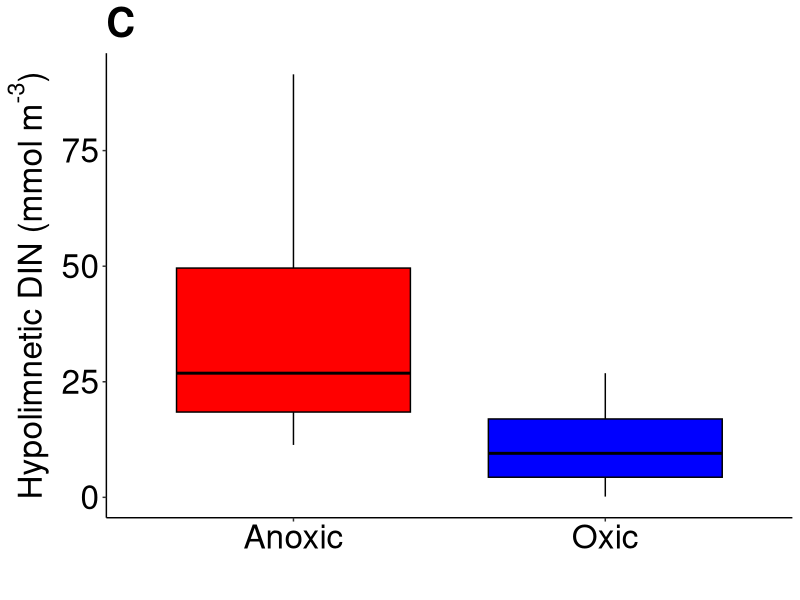
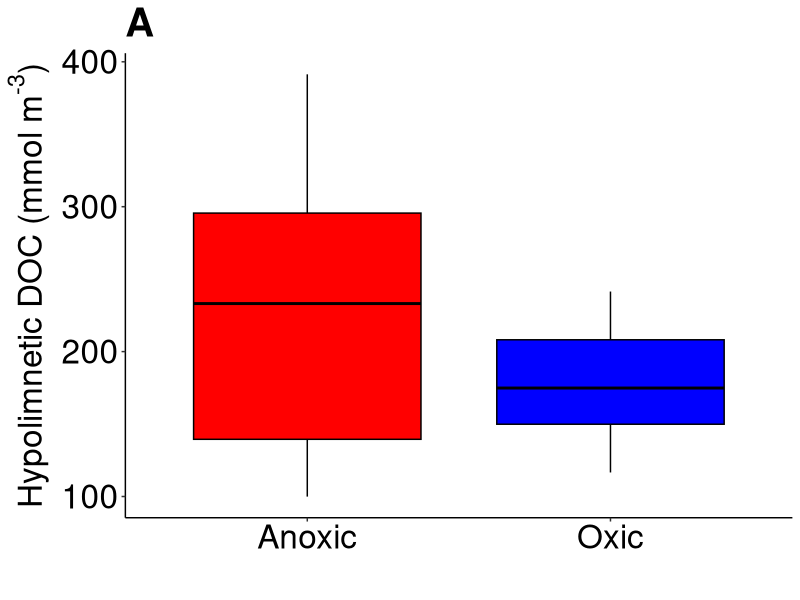
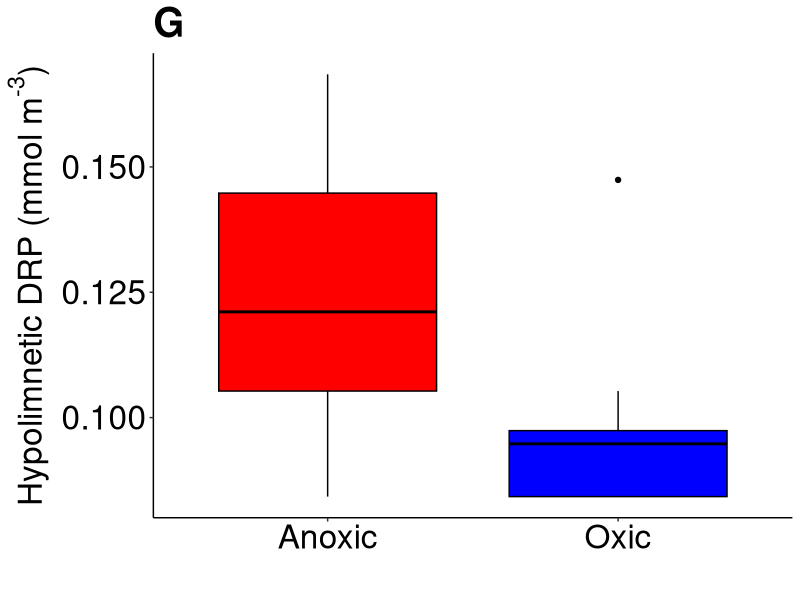
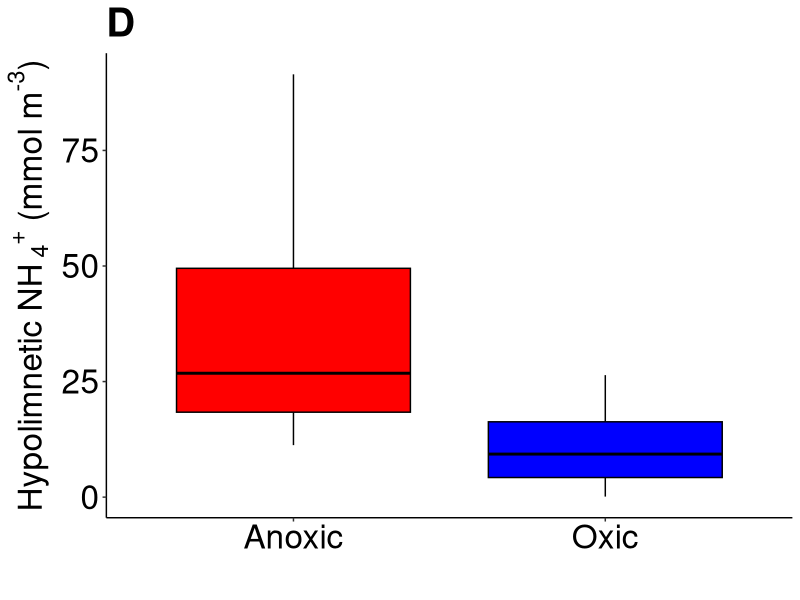
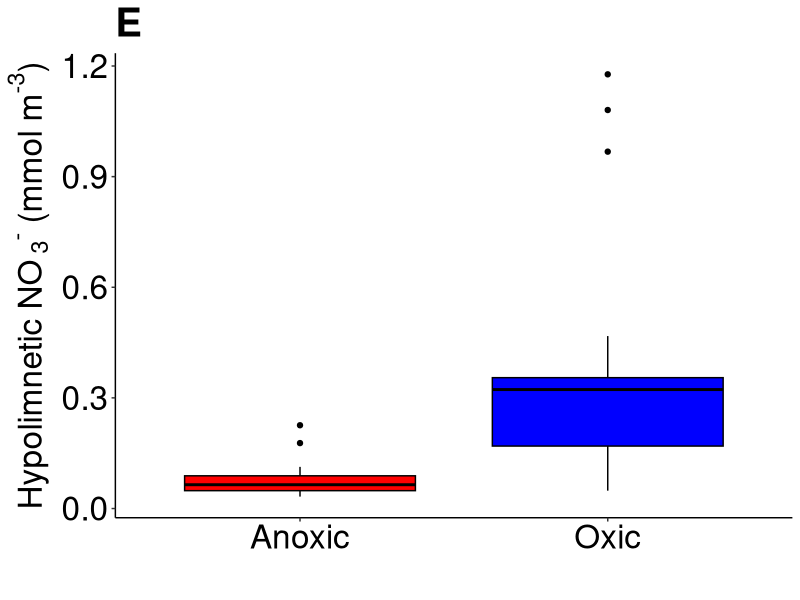
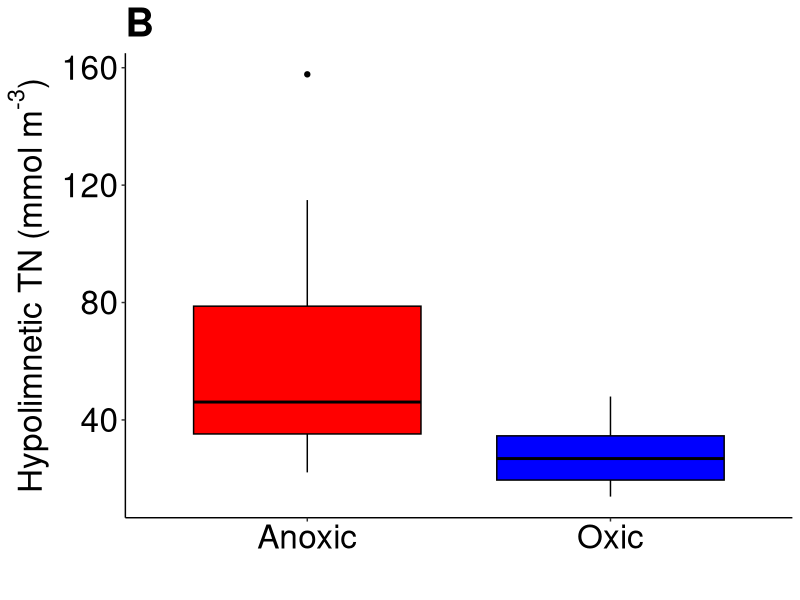
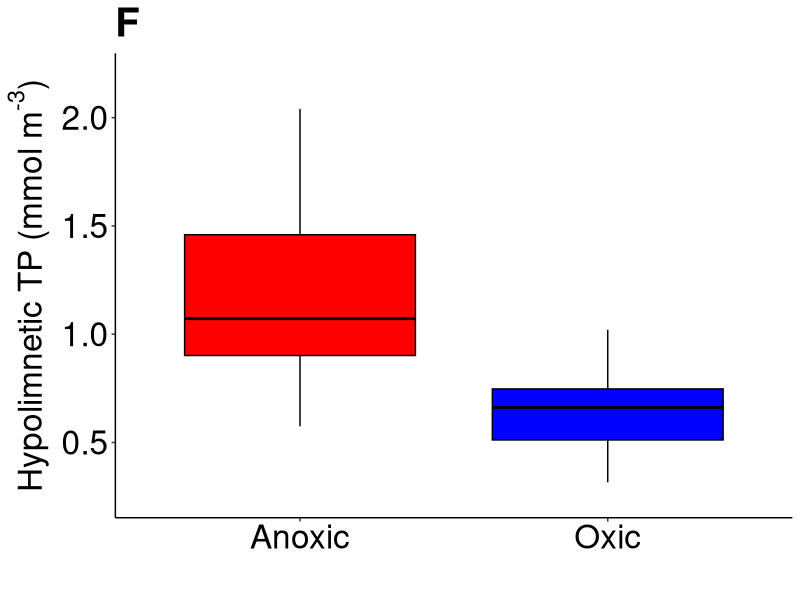

The R script that drew these images, in order: (Note: this script raises an error after producing the figures.)
#*****************************************************************
#* TITLE:   FCR GLM-AED script to create figure 5            
#* AUTHORS:  R.P. McClure and C.C. Carey                                          
#* DATE:   Originally developed by CCC in summer 2020; updated by RPM
#*         to convert to ggplot in January 2021; Last modified 4 Oct 2021                            
#* NOTES:  This script uses the data objects created by the 
#*         "MakeFigure_OrganizeDataForFigures.R" 
#*****************************************************************

library(tidyverse)
library(ggpubr)

realdata <- read_csv("FCR_2013_2019GLMHistoricalRun_GLMv3beta/output/ObservedOxicAnoxicSummerValues.csv") %>% 
  rename(scenario = Status)

doc_boxplot <- realdata %>%
  ggplot(., aes(scenario, DOC, fill = scenario))+
  geom_boxplot(color = "black")+
  scale_fill_manual(values = c("red","blue"))+
  ylab(expression(paste("Hypolimnetic DOC (mmol m" ^"-3",")")))+
  xlab("")+
  labs(title = "A")+
  theme_classic()+
  theme(axis.text = element_text(size = 24, color = "black"),
        axis.title = element_text(size = 24, color = "black"),
        title = element_text(size = 24, color = "black"),
        legend.position = "none",
        legend.title = element_blank(),
        legend.text = element_text(size = 24, color = "black"),
        plot.title = element_text(face = "bold"))

tn_boxplot <- realdata %>%
  ggplot(., aes(scenario, TOT_tn, fill = scenario))+
  geom_boxplot(color = "black")+
  scale_fill_manual(values = c("red","blue"))+
  ylab(expression(paste("Hypolimnetic TN (mmol m" ^"-3",")")))+
  xlab("")+
  labs(title = "B")+
  theme_classic()+
  theme(axis.text = element_text(size = 24, color = "black"),
        axis.title = element_text(size = 24, color = "black"),
        title = element_text(size = 24, color = "black"),
        legend.position = "none",
        legend.title = element_blank(),
        legend.text = element_text(size = 24, color = "black"),
        plot.title = element_text(face = "bold"))

din_boxplot <- realdata %>%
  select(year, NIT_amm, NIT_nit, scenario) %>%
  mutate(DIN = NIT_amm + NIT_nit) %>%
  ggplot(., aes(scenario, DIN, fill = scenario))+
  geom_boxplot(color = "black")+
  scale_fill_manual(values = c("red","blue"))+
  ylab(expression(paste("Hypolimnetic DIN (mmol m" ^"-3",")")))+
  xlab("")+
  labs(title = "C")+
  theme_classic()+
  theme(axis.text = element_text(size = 24, color = "black"),
        axis.title = element_text(size = 24, color = "black"),
        title = element_text(size = 24, color = "black"),
        legend.position = "none",
        legend.title = element_blank(),
        legend.text = element_text(size = 24, color = "black"),
        plot.title = element_text(face = "bold"))

nh4_boxplot <- realdata %>%
  ggplot(., aes(scenario, NIT_amm, fill = scenario))+
  geom_boxplot(color = "black")+
  scale_fill_manual(values = c("red","blue"))+
  ylab(expression(paste("Hypolimnetic NH" [" 4"],""^"+"," (mmol m" ^"-3",")")))+
  xlab("")+
  labs(title = "D")+
  theme_classic()+
  theme(axis.text = element_text(size = 24, color = "black"),
        axis.title = element_text(size = 24, color = "black"),
        title = element_text(size = 24, color = "black"),
        legend.position = "none",
        legend.title = element_blank(),
        legend.text = element_text(size = 24, color = "black"),
        plot.title = element_text(face = "bold"))

no3_boxplot <- realdata %>%
  ggplot(., aes(scenario, NIT_nit, fill = scenario))+
  geom_boxplot(color = "black")+
  scale_fill_manual(values = c("red","blue"))+
  ylab(expression(paste("Hypolimnetic NO" [" 3"],""^"-"," (mmol m" ^"-3",")")))+
  xlab("")+
  labs(title = "E")+
  theme_classic()+
  theme(axis.text = element_text(size = 24, color = "black"),
        axis.title = element_text(size = 24, color = "black"),
        title = element_text(size = 24, color = "black"),
        legend.position = "none",
        legend.title = element_blank(),
        legend.text = element_text(size = 24, color = "black"),
        plot.title = element_text(face = "bold"))

tp_boxplot <- realdata %>% 
  ggplot(., aes(scenario, TOT_tp, fill = scenario))+
  geom_boxplot(color = "black")+
  scale_fill_manual(values = c("red","blue"))+
  ylab(expression(paste("Hypolimnetic TP (mmol m" ^"-3",")")))+
  xlab("")+
  labs(title = "F")+
  theme_classic()+
  coord_cartesian(ylim = c(0.25,2.2))+
  theme(axis.text = element_text(size = 24, color = "black"),
        axis.title = element_text(size = 24, color = "black"),
        title = element_text(size = 24, color = "black"),
        legend.position = "none",
        legend.title = element_blank(),
        legend.text = element_text(size = 24, color = "black"),
        plot.title = element_text(face = "bold"))

drp_boxplot <- realdata %>%
  filter(PHS_frp > 0.08) %>% 
  ggplot(., aes(scenario, PHS_frp, fill = scenario))+
  geom_boxplot(color = "black")+
  scale_fill_manual(values = c("red","blue"))+
  ylab(expression(paste("Hypolimnetic DRP (mmol m" ^"-3",")")))+
  xlab("")+
  labs(title = "G")+
  theme_classic()+
  theme(axis.text = element_text(size = 24, color = "black"),
        axis.title = element_text(size = 24, color = "black"),
        title = element_text(size = 24, color = "black"),
        legend.position = "none",
        legend.title = element_blank(),
        legend.text = element_text(size = 24, color = "black"),
        plot.title = element_text(face = "bold"))

jpeg("FCR_2013_2019GLMHistoricalRun_GLMv3beta/figures/supp_figs/Supp_Figure_ObservedPatterns.jpg", width = 20, height = 25, units = 'in', res = 1000)
figure <- (doc_boxplot | plot_spacer())/(tn_boxplot | din_boxplot)/(nh4_boxplot | no3_boxplot)/(tp_boxplot | drp_boxplot)
figure
dev.off()
